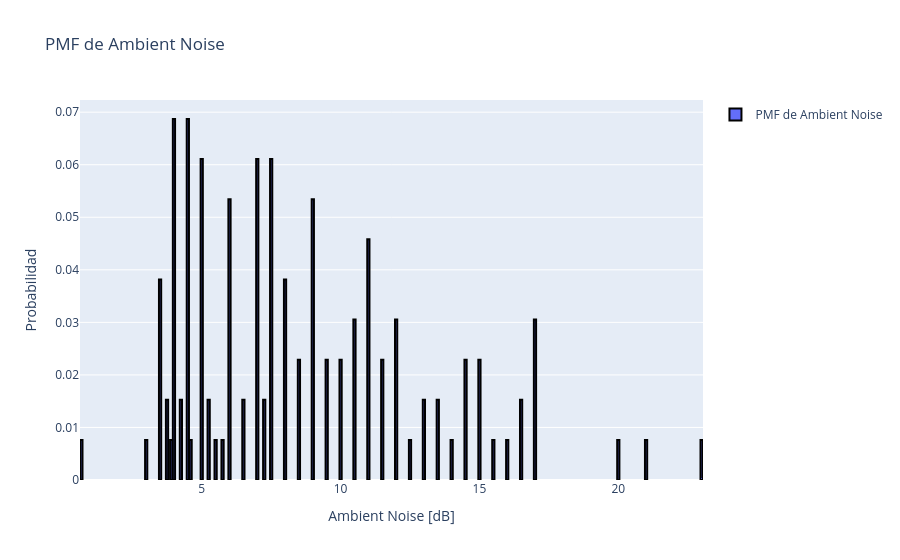

Notebook code cell kept with this figure:
### Code cell
#crear nuevo df para calcular y plotear las PMFs
import plotly.graph_objects as go
def plot_PMF(df, columna='Ambient Noise'):
    df_PMF = df.copy()
    df_PMF_columna = df_PMF[columna].value_counts(normalize=True)
    fig = go.Figure()
    fig.add_trace(go.Bar(x=df_PMF_columna.index, y=df_PMF_columna.values, name=f'PMF de {columna}', marker=dict(line=dict(width=2, color='black'))))
    fig.update_layout(
        title_text=f'PMF de {columna}',
        xaxis_title=f'{columna} [dB]',
        yaxis_title='Probabilidad',
        showlegend=True
    )
    return fig
plot_PMF(df, columna='Ambient Noise').show()

### Figure 1 — Plotly figure (JSON) as saved in the notebook; plotly's stock layout.template omitted (floating-point values rounded to 4 significant figures)
{"data": [{"marker": {"line": {"color": "black", "width": 2}}, "name": "PMF de Ambient Noise", "type": "bar", "x": [4.5, 4.0, 5.0, 7.5, 7.0, 6.0, 9.0, 11.0, 8.0, 3.5, 12.0, 10.5, 17.0, 8.5, 10.0, 15.0, 11.5, 14.5, 9.5, 4.25, 3.75, 16.5, 5.25, 6.5, 7.25, 13.0, 13.5, 5.5, 15.5, 21.0, 20.0, 3.9, 12.5, 4.6, 5.75, 3.0, 0.6667, 14.0, 23.0, 16.0], "y": [0.0687, 0.0687, 0.06107, 0.06107, 0.06107, 0.05344, 0.05344, 0.0458, 0.03817, 0.03817, 0.03053, 0.03053, 0.03053, 0.0229, 0.0229, 0.0229, 0.0229, 0.0229, 0.0229, 0.01527, 0.01527, 0.01527, 0.01527, 0.01527, 0.01527, 0.01527, 0.01527, 0.007634, 0.007634, 0.007634, 0.007634, 0.007634, 0.007634, 0.007634, 0.007634, 0.007634, 0.007634, 0.007634, 0.007634, 0.007634]}], "layout": {"showlegend": true, "title": {"text": "PMF de Ambient Noise"}, "xaxis": {"title": {"text": "Ambient Noise [dB]"}}, "yaxis": {"title": {"text": "Probabilidad"}}}}
